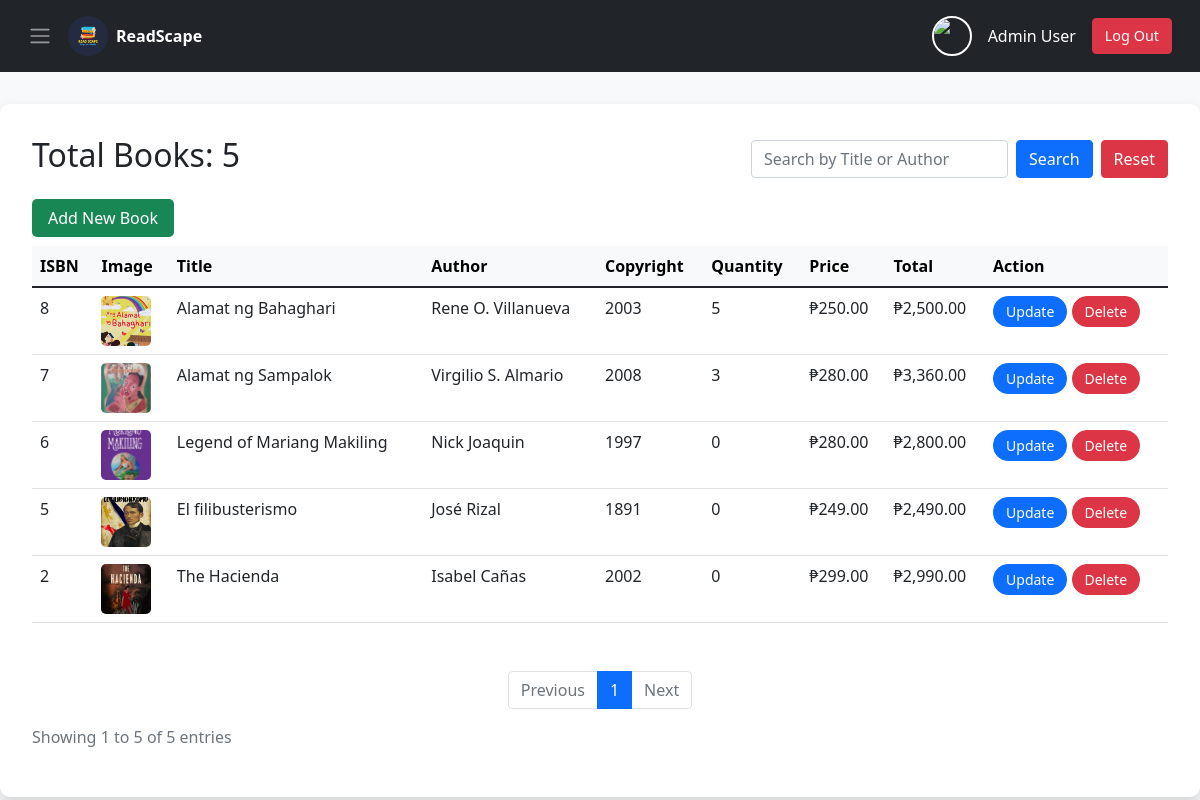
The app's page /admin/total_books.php (signed in), older data.
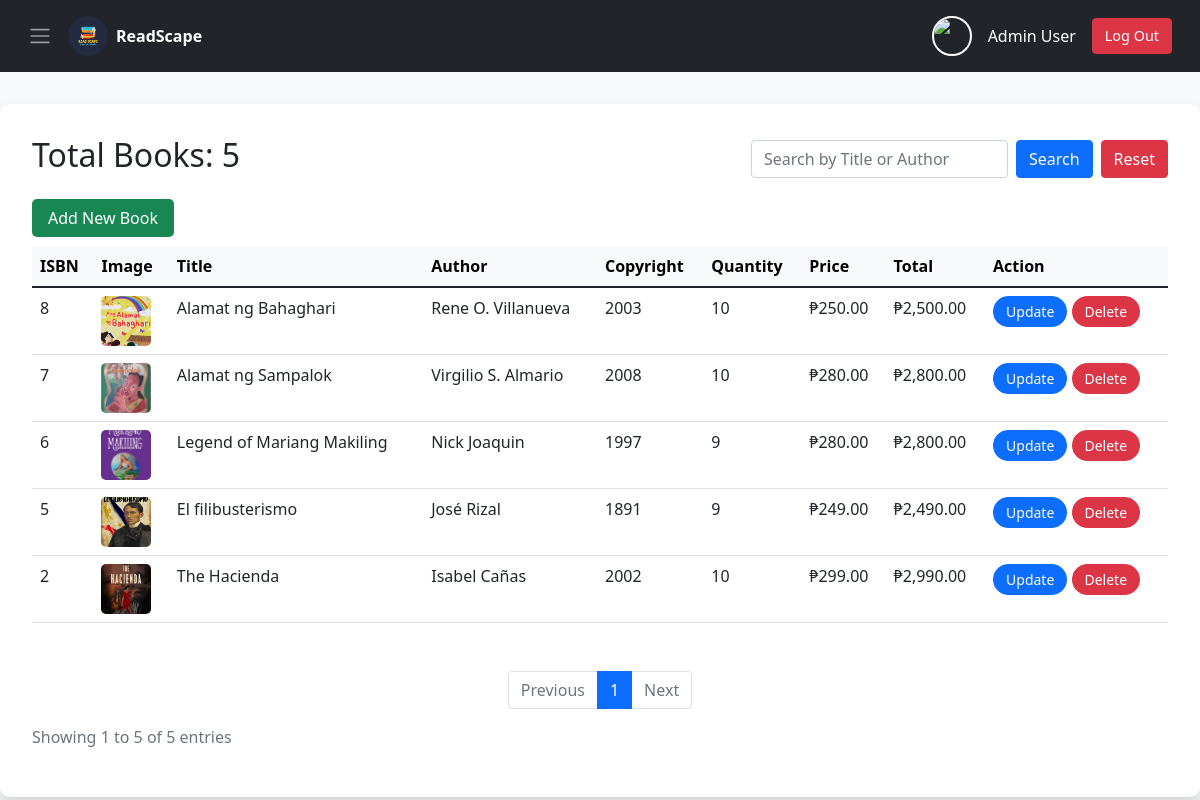
The same page, newer data.
### tables this page shows
CREATE TABLE `books` (
  `isbn` int(11) NOT NULL,
  `title` varchar(255) NOT NULL,
  `book_image` varchar(255) NOT NULL,
  `author` varchar(255) NOT NULL,
  `copyright` int(11) NOT NULL,
  `qty` int(11) NOT NULL,
  `price` float NOT NULL,
  `total` float NOT NULL
);

### admin/total_books.php (the view, shortened to what the changed rows need)
<?php
@include '../db_connect.php';
$items_per_page = 10;
$page = isset($_GET['page']) && is_numeric($_GET['page']) ? max(1, $_GET['page']) : 1;
$start = ($page - 1) * $items_per_page;
$query = "SELECT isbn, title, book_image, author, copyright, qty, price, total FROM books";
$query .= " ORDER BY isbn DESC";
$stmt = mysqli_prepare($conn, $query);
mysqli_stmt_execute($stmt);
$books_query = mysqli_stmt_get_result($stmt);
$books = [];
while ($row = mysqli_fetch_assoc($books_query)) {
    $books[] = $row;
}
$total_books = count($books);
$paginated_books = array_slice($books, $start, $items_per_page);
?>
<!DOCTYPE html>
<html lang="en">
<head>
    <link href="https://cdn.jsdelivr.net/npm/bootstrap@5.1.3/dist/css/bootstrap.min.css" rel="stylesheet">
    <link rel="stylesheet" href="https://cdnjs.cloudflare.com/ajax/libs/font-awesome/6.0.0-beta3/css/all.min.css">
</head>
<body>
    <div class="container">
        <div class="d-flex justify-content-between align-items-center mb-4">
            <h2>Total Books: <?php echo $total_books; ?></h2>
        </div>
        <?php if (empty($paginated_books)): ?>
            <div class="alert alert-info">No books found.</div>
        <?php else: ?>
            <div class="table-responsive">
                <table class="table table-hover">
                    <thead class="table-light">
                        <tr>
                            <th>ISBN</th>
                            <th>Image</th>
                            <th>Title</th>
                            <th>Author</th>
                            <th>Copyright</th>
                            <th>Quantity</th>
                            <th>Price</th>
                            <th>Total</th>
                            <th>Action</th>
                        </tr>
                    </thead>
                    <tbody>
                        <?php foreach ($paginated_books as $book): ?>
                            <tr>
                                <td><?php echo htmlspecialchars($book['isbn']); ?></td>
                                <td><img src="../images/<?php echo htmlspecialchars($book['book_image'] ?: 'default_book.png'); ?>" alt="Book Image"></td>
                                <td><?php echo htmlspecialchars($book['title']); ?></td>
                                <td><?php echo htmlspecialchars($book['author']); ?></td>
                                <td><?php echo htmlspecialchars($book['copyright']); ?></td>
                                <td><?php echo htmlspecialchars($book['qty']); ?></td>
                                <td>₱<?php echo number_format($book['price'], 2); ?></td>
                                <td>₱<?php echo number_format($book['total'], 2); ?></td>
                                <td>
                                    <a href="../admin/edit_book.php?isbn=<?php echo $book['isbn']; ?>" class="btn btn-primary btn-sm update-btn">Update</a>
                                    <a href="../admin/delete_book.php?isbn=<?php echo $book['isbn']; ?>" class="btn btn-danger btn-sm delete-btn" onclick="return confirm('Are you sure you want to delete this book?');">Delete</a>
                                </td>
                            </tr>
                        <?php endforeach; ?>
                    </tbody>
                </table>
            </div>
        <?php endif; ?>
    </div>
</body>
</html>

Row changes from the older to the newer data that the page shows:
changed books "Alamat ng Bahaghari": qty "5" → "10"
changed books "Alamat ng Sampalok": qty "3" → "10"; total "3,360.00" → "2,800.00"
changed books "Legend of Mariang Makiling": qty "0" → "9"
changed books "El filibusterismo": qty "0" → "9"
changed books "The Hacienda": qty "0" → "10"
